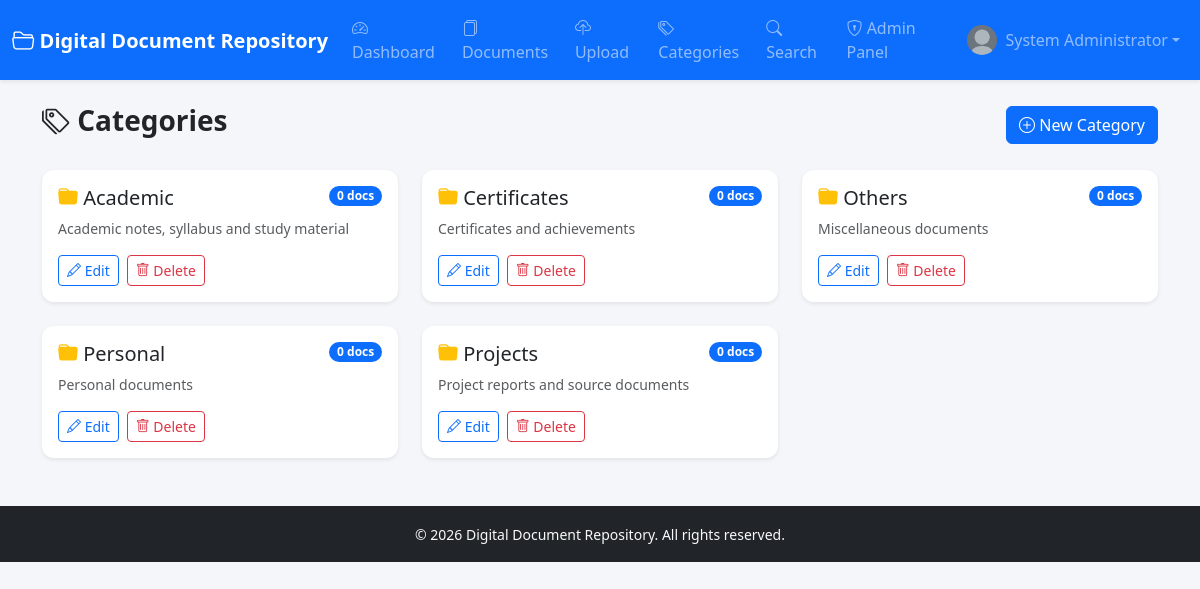
Screenshot of /user/categories.php (signed in) with the database file from the repository.
### tables this page shows
CREATE TABLE categories (
    category_id     INT AUTO_INCREMENT PRIMARY KEY,
    category_name   VARCHAR(100) NOT NULL UNIQUE,
    description     VARCHAR(255) DEFAULT NULL,
    created_by      INT          NOT NULL,
    created_at      TIMESTAMP    NOT NULL DEFAULT CURRENT_TIMESTAMP,
    CONSTRAINT fk_category_creator FOREIGN KEY (created_by)
        REFERENCES users(user_id) ON DELETE CASCADE
);

### includes/functions.php (called while the page is built, shortened)
<?php
function sanitize($data)
{
    return htmlspecialchars(trim($data), ENT_QUOTES, 'UTF-8');
}
?>

### user/categories.php (the view, shortened to what this page needs)
<?php
require_once '../config/database.php';
require_once '../includes/functions.php';
$categories = $conn->query("SELECT c.*, COUNT(d.document_id) AS doc_count
                             FROM categories c
                             LEFT JOIN documents d ON c.category_id = d.category_id AND d.status='active'
                             GROUP BY c.category_id
                             ORDER BY c.category_name ASC");
require_once '../includes/header.php';
?>
<div class="d-flex justify-content-between align-items-center mb-4">
    <h3 class="fw-bold"><i class="bi bi-tags"></i> Categories</h3>
    <button class="btn btn-primary" data-bs-toggle="modal" data-bs-target="#addCategoryModal">
        <i class="bi bi-plus-circle"></i> New Category
    </button>
</div>
<div class="row g-4">
    <?php if ($categories->num_rows > 0): ?>
        <?php while ($cat = $categories->fetch_assoc()): ?>
        <div class="col-md-4">
            <div class="card border-0 shadow-sm h-100">
                <div class="card-body">
                    <div class="d-flex justify-content-between align-items-start">
                        <h5><i class="bi bi-folder-fill text-warning"></i> <?php echo sanitize($cat['category_name']); ?></h5>
                        <span class="badge bg-primary rounded-pill"><?php echo $cat['doc_count']; ?> docs</span>
                    </div>
                    <p class="text-muted small"><?php echo sanitize($cat['description'] ?: 'No description'); ?></p>
                    <div class="d-flex gap-2 mt-2">
                        <button class="btn btn-sm btn-outline-primary" data-bs-toggle="modal" data-bs-target="#editModal<?php echo $cat['category_id']; ?>">
                            <i class="bi bi-pencil"></i> Edit
                        </button>
                        <a href="categories.php?delete=<?php echo $cat['category_id']; ?>" class="btn btn-sm btn-outline-danger"
                           onclick="return confirm('Delete this category?');"><i class="bi bi-trash"></i> Delete</a>
                    </div>
                </div>
            </div>
        </div>
        <?php endwhile; ?>
    <?php else: ?>
        <p class="text-muted">No categories created yet.</p>
    <?php endif; ?>
</div>
<?php require_once '../includes/footer.php'; ?>

### assets/css/style.css (style rules this page uses)
body { background-color: #f4f6f9; font-family: 'Segoe UI', Roboto, Arial, sans-serif; }
.card { border-radius: 12px; }

### rows the page displays
categories: category_name "Academic", doc_count "0", description "Academic notes, syllabus and study material"
categories: category_name "Certificates", doc_count "0", description "Certificates and achievements"
categories: category_name "Others", doc_count "0", description "Miscellaneous documents"
categories: category_name "Personal", doc_count "0", description "Personal documents"
categories: category_name "Projects", doc_count "0", description "Project reports and source documents"

### other values shown
SITE_NAME "Digital Document Repository"
$_SESSION['full_name'] "System Administrator"
